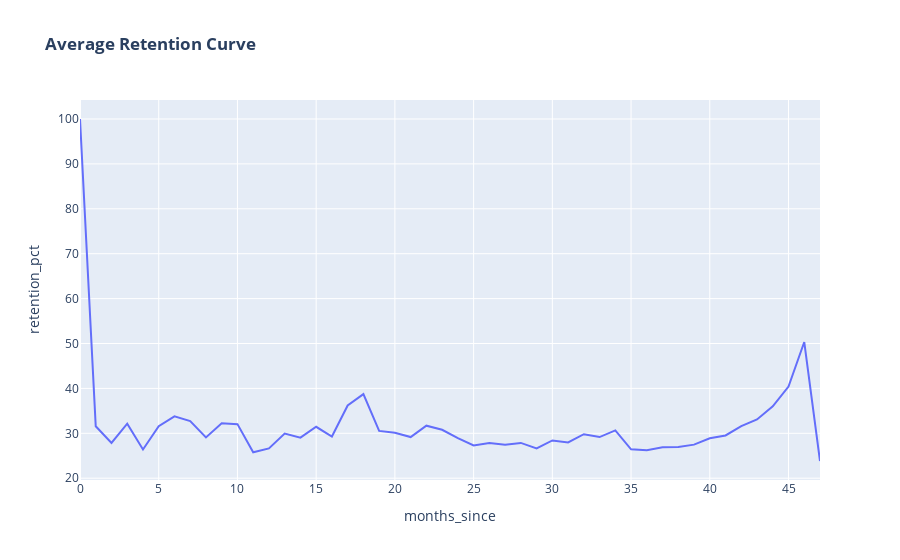
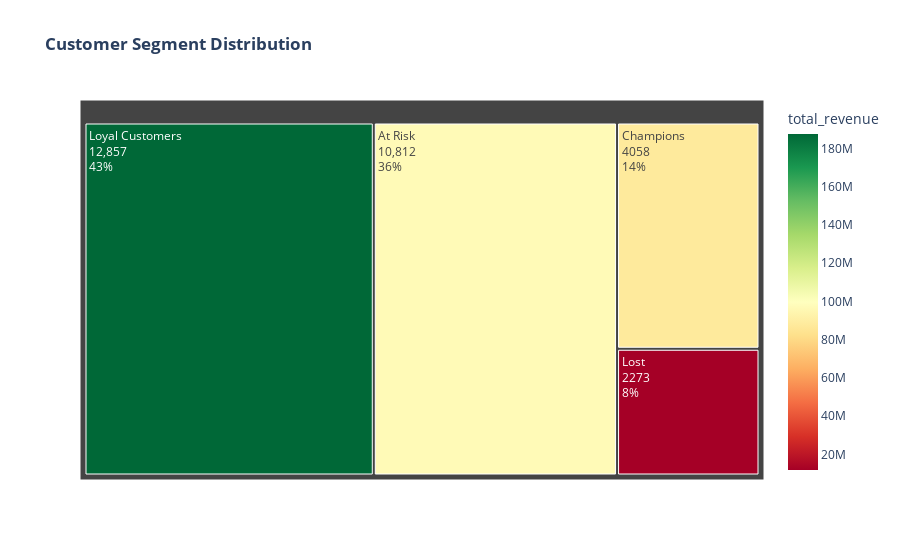

Here is the notebook cell these charts were saved with, in order:
### Markdown cell above
Operational Efficiency: Country-wise Order Completion Rates
The Scalability Wall: Regional Fulfillment Crisis
Key Insight
1. The 90% Benchmark – Proof of Scalable Operations

Across mature markets such as UK, Canada, and Germany, order completion rates stabilize between 89–90%.
This consistency confirms that the company’s core fulfillment model is scalable and operationally sound when local execution aligns with global standards.

These regions represent the company’s true operating benchmark.

2. The Mediterranean Anomalies – Hitting the Scalability Wall

Italy (41.35%) and Spain (41.28%) break sharply from this benchmark.
This is not incremental underperformance—it is a scalability wall, where the existing operating model fails entirely once volume increases.

The issue is not demand generation, but regional execution collapse under scale.

3. Revenue Leakage at Scale

The chart clearly shows that in Italy and Spain:

Nearly 60 out of every 100 orders never reach the customer

Revenue enters the system but exits prematurely via returns, cancellations, or delivery failures

This represents systemic revenue leakage, not seasonal or campaign-driven volatility.

Business Impact
Marketing Waste

Every dollar spent on customer acquisition in these markets suffers an estimated 58.7% efficiency loss due to operational bottlenecks.
In practical terms: marketing spend is amplifying failure, not growth.

Profit Erosion

Despite high order inflow, profitability is fully eroded by:

Reverse logistics costs

Failed delivery handling

Operational workload inflation

High volume under low completion rates results in negative operating leverage.

Strategic Recommendation
Operational Freeze

Aggressive growth in Italy and Spain should be paused immediately until logistics partners, customs flows, and payment processes are structurally fixed.

SLA Re-negotiation

Existing carriers must be re-contracted under delivery-success–based SLAs, not volume-based agreements.
Scale should only resume once completion rates sustainably exceed 80%.

How this differs from the previous chart (important for interviews / portfolio)

You can explicitly say this if needed:

“While the previous visualization highlights an operational crisis, this chart explains why growth fails to scale in these regions. It identifies the exact point where volume turns from opportunity into loss.”

Executive Takeaway

This is not a demand problem.
This is a scalability failure—and scaling failure faster only compounds losses.

### Code cell
def plot_loyalty_and_rfm():
    # Retention Curve
    q1 = "SELECT cohort_month, activity_month, retention_pct FROM reporting_cohort_retention"
    df_raw = pd.read_sql(q1, engine)
    df_raw['months_since'] = ((pd.to_datetime(df_raw.activity_month).dt.year - pd.to_datetime(df_raw.cohort_month).dt.year) * 12 + 
                              (pd.to_datetime(df_raw.activity_month).dt.month - pd.to_datetime(df_raw.cohort_month).dt.month))
    df_ret = df_raw.groupby('months_since')['retention_pct'].mean().reset_index()
    
    # Treemap
    q2 = "SELECT customer_segment_dynamic, COUNT(*) as customer_count, SUM(monetary) as total_revenue FROM reporting_rfm GROUP BY 1"
    df_rfm = pd.read_sql(q2, engine)
    
    fig1 = px.line(df_ret, x="months_since", y="retention_pct", title="<b>Average Retention Curve</b>")
    fig2 = px.treemap(df_rfm, path=['customer_segment_dynamic'], values='customer_count', color='total_revenue', 
                      color_continuous_scale='RdYlGn', title="<b>Customer Segment Distribution</b>")
    fig2.update_traces(textinfo="label+value+percent root")
    return fig1, fig2

f1, f2 = plot_loyalty_and_rfm()
f1.show(); f2.show()

### Figure 1 — Plotly figure (JSON) as saved in the notebook; plotly's stock layout.template omitted (floating-point values rounded to 4 significant figures)
{"data": [{"hovertemplate": "months_since=%{x}<br>retention_pct=%{y}<extra></extra>", "legendgroup": "", "line": {"color": "#636efa", "dash": "solid"}, "marker": {"symbol": "circle"}, "mode": "lines", "name": "", "orientation": "v", "showlegend": false, "type": "scatter", "x": [0, 1, 2, 3, 4, 5, 6, 7, 8, 9, 10, 11, 12, 13, 14, 15, 16, 17, 18, 19, 20, 21, 22, 23, 24, 25, 26, 27, 28, 29, 30, 31, 32, 33, 34, 35, 36, 37, 38, 39, 40, 41, 42, 43, 44, 45, 46, 47], "xaxis": "x", "y": [100.0, 31.58, 27.87, 32.14, 26.39, 31.59, 33.78, 32.7, 29.07, 32.24, 32.04, 25.77, 26.64, 29.93, 29.03, 31.45, 29.28, 36.2, 38.73, 30.54, 30.1, 29.17, 31.69, 30.78, 28.92, 27.28, 27.86, 27.47, 27.86, 26.64, 28.41, 27.96, 29.8, 29.16, 30.64, 26.44, 26.24, 26.91, 26.96, 27.48, 28.89, 29.51, 31.6, 33.08, 36.01, 40.4, 50.32, 23.83], "yaxis": "y"}], "layout": {"legend": {"tracegroupgap": 0}, "title": {"text": "<b>Average Retention Curve</b>"}, "xaxis": {"anchor": "y", "domain": [0, 1], "title": {"text": "months_since"}}, "yaxis": {"anchor": "x", "domain": [0, 1], "title": {"text": "retention_pct"}}}}

### Figure 2 — Plotly figure (JSON) as saved in the notebook; plotly's stock layout.template omitted (floating-point values rounded to 4 significant figures)
{"data": [{"branchvalues": "total", "customdata": [[87890000.0], [11850000.0], [187600000.0], [96960000.0]], "domain": {"x": [0, 1], "y": [0, 1]}, "hovertemplate": "labels=%{label}<br>customer_count=%{value}<br>parent=%{parent}<br>id=%{id}<br>total_revenue=%{color}<extra></extra>", "ids": ["Champions", "Lost", "Loyal Customers", "At Risk"], "labels": ["Champions", "Lost", "Loyal Customers", "At Risk"], "marker": {"coloraxis": "coloraxis", "colors": [87890000.0, 11850000.0, 187600000.0, 96960000.0]}, "name": "", "parents": ["", "", "", ""], "textinfo": "label+value+percent root", "type": "treemap", "values": [4058.0, 2273.0, 12860.0, 10810.0]}], "layout": {"coloraxis": {"colorbar": {"title": {"text": "total_revenue"}}, "colorscale": [[0, "rgb(165,0,38)"], [0.1, "rgb(215,48,39)"], [0.2, "rgb(244,109,67)"], [0.3, "rgb(253,174,97)"], [0.4, "rgb(254,224,139)"], [0.5, "rgb(255,255,191)"], [0.6, "rgb(217,239,139)"], [0.7, "rgb(166,217,106)"], [0.8, "rgb(102,189,99)"], [0.9, "rgb(26,152,80)"], [1, "rgb(0,104,55)"]]}, "legend": {"tracegroupgap": 0}, "title": {"text": "<b>Customer Segment Distribution</b>"}}}
